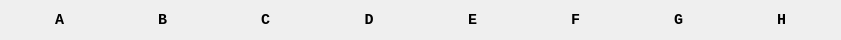
   <widget class="QWidget" name="horizontalLayoutWidget_3">
    <property name="geometry">
     <rect>
      <x>80</x>
      <y>940</y>
      <width>841</width>
      <height>31</height>
     </rect>
    </property>
    <property name="font">
     <font>
      <family>Consolas</family>
      <weight>75</weight>
      <bold>true</bold>
     </font>
    </property>
    <layout class="QHBoxLayout" name="horizontalCoordinate_down">
     <item>
      <widget class="QLabel" name="label_9">
       <property name="font">
        <font>
         <family>Consolas</family>
         <pointsize>11</pointsize>
         <weight>75</weight>
         <bold>true</bold>
        </font>
       </property>
       <property name="text">
        <string>A</string>
       </property>
       <property name="alignment">
        <set>Qt::AlignCenter</set>
       </property>
      </widget>
     </item>
     <item>
      <widget class="QLabel" name="label_10">
       <property name="font">
        <font>
         <family>Consolas</family>
         <pointsize>11</pointsize>
         <weight>75</weight>
         <bold>true</bold>
        </font>
       </property>
       <property name="text">
        <string>B</string>
       </property>
       <property name="alignment">
        <set>Qt::AlignCenter</set>
       </property>
      </widget>
     </item>
     <item>
      <widget class="QLabel" name="label_11">
       <property name="font">
        <font>
         <family>Consolas</family>
         <pointsize>11</pointsize>
         <weight>75</weight>
         <bold>true</bold>
        </font>
       </property>
       <property name="text">
        <string>C</string>
       </property>
       <property name="alignment">
        <set>Qt::AlignCenter</set>
       </property>
      </widget>
     </item>
     <item>
      <widget class="QLabel" name="label_12">
       <property name="font">
        <font>
         <family>Consolas</family>
         <pointsize>11</pointsize>
         <weight>75</weight>
         <bold>true</bold>
        </font>
       </property>
       <property name="text">
        <string>D</string>
       </property>
       <property name="alignment">
        <set>Qt::AlignCenter</set>
       </property>
      </widget>
     </item>
     <item>
      <widget class="QLabel" name="label_13">
       <property name="font">
        <font>
         <family>Consolas</family>
         <pointsize>11</pointsize>
         <weight>75</weight>
         <bold>true</bold>
        </font>
       </property>
       <property name="text">
        <string>E</string>
       </property>
       <property name="alignment">
        <set>Qt::AlignCenter</set>
       </property>
      </widget>
     </item>
     <item>
      <widget class="QLabel" name="label_14">
       <property name="font">
        <font>
         <family>Consolas</family>
         <pointsize>11</pointsize>
         <weight>75</weight>
         <bold>true</bold>
        </font>
       </property>
       <property name="text">
        <string>F</string>
       </property>
       <property name="alignment">
        <set>Qt::AlignCenter</set>
       </property>
      </widget>
     </item>
     <item>
      <widget class="QLabel" name="label_15">
       <property name="font">
        <font>
         <family>Consolas</family>
         <pointsize>11</pointsize>
         <weight>75</weight>
         <bold>true</bold>
        </font>
       </property>
       <property name="text">
        <string>G</string>
       </property>
       <property name="alignment">
        <set>Qt::AlignCenter</set>
       </property>
      </widget>
     </item>
     <item>
      <widget class="QLabel" name="label_16">
       <property name="font">
        <font>
         <family>Consolas</family>
         <pointsize>11</pointsize>
         <weight>75</weight>
         <bold>true</bold>
        </font>
       </property>
       <property name="text">
        <string>H</string>
       </property>
       <property name="alignment">
        <set>Qt::AlignCenter</set>
       </property>
      </widget>
     </item>
    </layout>
   </widget>
